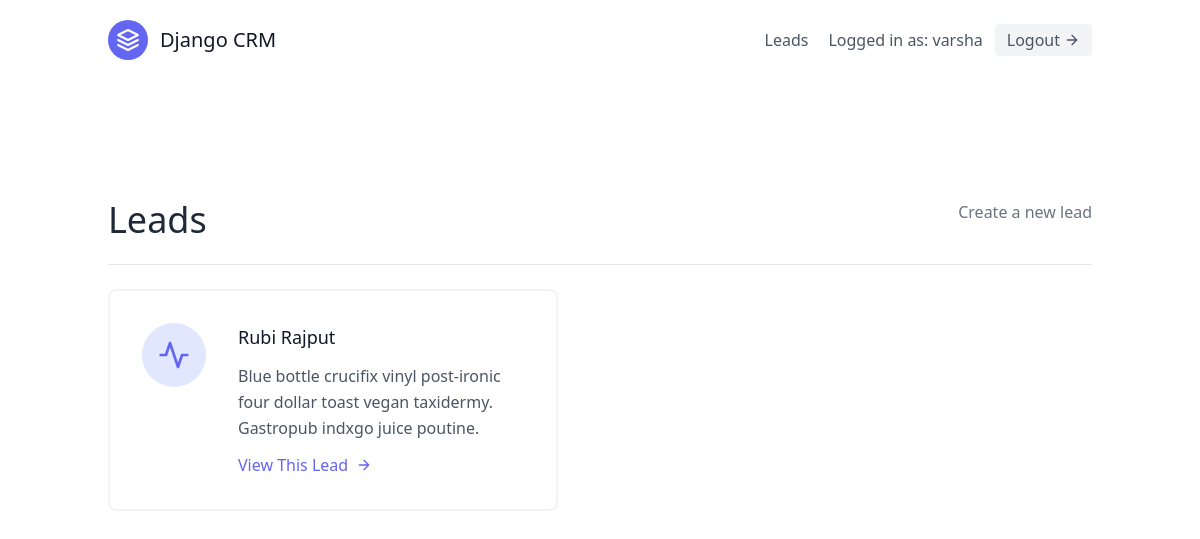
Screenshot of /home (signed in) with the database file from the repository.
### leads/models.py (models this page shows, shortened)
class User(AbstractUser):
    pass

class Lead(models.Model):
    first_name = models.CharField(max_length=30)
    last_name = models.CharField(max_length=30)
    age = models.IntegerField(default=0)
    agent = models.ForeignKey("Agent",on_delete=models.CASCADE)

### leads/views.py (the view)
# urls.py: path("home",LeadListView.as_view(),name="h"),
class LeadListView(generic.ListView):
    template_name = "leads/index.html"
    queryset = Lead.objects.all()
    context_object_name = "leads"

### leads/templates/leads/index.html
{% extends "base.html" %}
{% block content %}
<section class="text-gray-600 body-font">
    <div class="container px-5 py-24 mx-auto flex flex-wrap">
        <div class="w-full mb-6 py-6  flex justify-between item-center border-b border-gray-200">
            <div>
                <h1 class="text-4xl text-gray-800">Leads</h1>
            </div>
            <div>
                <button><a class="text-gray-500 hover:text-blue-500" href="{% url 'leads:create' %}">Create a new lead</a></button>
            </div>
        </div>
        <div class="flex flex-wrap -m-4">
            {% for lead in leads %}
            <div class="p-4 lg:w-1/2 md:w-full">
                <div class="flex border-2 rounded-lg border-gray-200 border-opacity-50 p-8 sm:flex-row flex-col">
                    <div
                        class="w-16 h-16 sm:mr-8 sm:mb-0 mb-4 inline-flex items-center justify-center rounded-full bg-indigo-100 text-indigo-500 flex-shrink-0">
                        <svg fill="none" stroke="currentColor" stroke-linecap="round" stroke-linejoin="round"
                            stroke-width="2" class="w-8 h-8" viewBox="0 0 24 24">
                            <path d="M22 12h-4l-3 9L9 3l-3 9H2"></path>
                        </svg>
                    </div>
                    <div class="flex-grow">
                        <h2 class="text-gray-900 text-lg title-font font-medium mb-3">{{lead.first_name}} {{lead.last_name}}
                           </h2>
                        <p class="leading-relaxed text-base">
                            Blue bottle crucifix vinyl post-ironic four dollar toast
                            vegan taxidermy. Gastropub indxgo juice poutine.</p>
                        <a href="{% url 'leads:detail' lead.pk %}" class="mt-3 text-indigo-500 inline-flex items-center">View This Lead
                            <svg fill="none" stroke="currentColor" stroke-linecap="round" stroke-linejoin="round"
                                stroke-width="2" class="w-4 h-4 ml-2" viewBox="0 0 24 24">
                                <path d="M5 12h14M12 5l7 7-7 7"></path>
                            </svg>
                        </a>
                    </div>
                </div>
            </div>
            {% endfor %}
        </div>
    </div>
</section>
{% endblock content %}

### templates/navbar.html (shortened to what this page needs)
<header class="text-gray-600 body-font">
  <div class="container mx-auto flex flex-wrap p-5 flex-col md:flex-row items-center">
    <a class="flex title-font font-medium items-center text-gray-900 mb-4 md:mb-0">
      <svg xmlns="http://www.w3.org/2000/svg" fill="none" stroke="currentColor" stroke-linecap="round" stroke-linejoin="round" stroke-width="2" class="w-10 h-10 text-white p-2 bg-indigo-500 rounded-full" viewBox="0 0 24 24">
        <path d="M12 2L2 7l10 5 10-5-10-5zM2 17l10 5 10-5M2 12l10 5 10-5"></path>
      </svg>
      <span class="ml-3 text-xl">Django CRM</span>
    </a>
    <nav class="md:ml-auto flex flex-wrap items-center text-base justify-center">
      <a href="{% url 'leads:h' %}" class="mr-5 hover:text-gray-900">Leads</a>
    </nav>
    {% if request.user.is_authenticated %}
     Logged in as: {{request.user.username}}
    <a href="{% url 'logout' %}" class="ml-3 inline-flex items-center bg-gray-100 border-0 py-1 px-3 focus:outline-none hover:bg-gray-200 rounded text-base mt-4 md:mt-0">
      Logout
          <svg fill="none" stroke="currentColor" stroke-linecap="round" stroke-linejoin="round" stroke-width="2" class="w-4 h-4 ml-1" viewBox="0 0 24 24">
              <path d="M5 12h14M12 5l7 7-7 7"></path>
          </svg>
  </a>
    {% endif %}
  </div>
</header>

### rows the page displays
User: user.username "varsha"
Lead: first_name "Rubi", last_name "Rajput"
